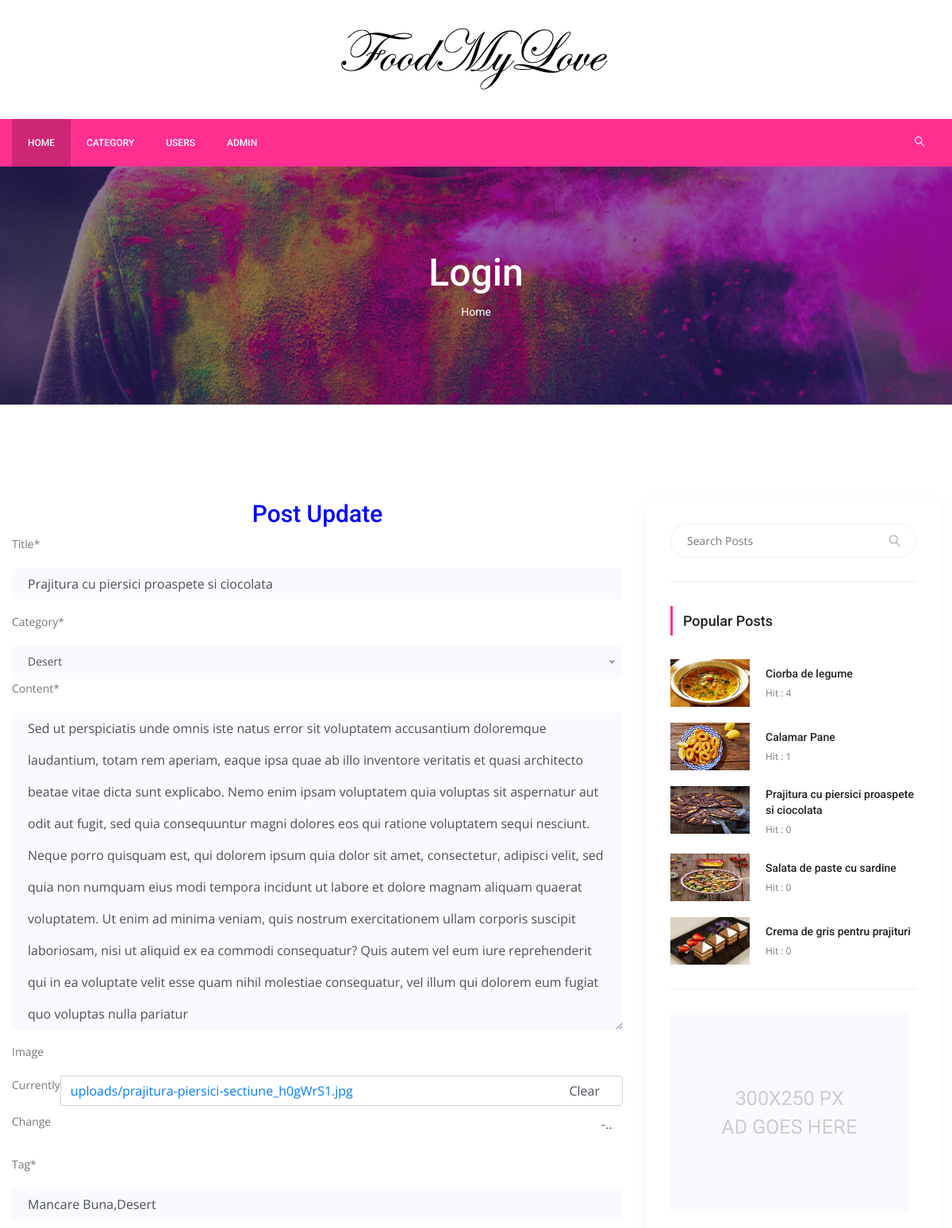
The page /post-update/3/prajitura-cu-piersici-proaspete-si-ciocolata (signed in, upper part) on the database as committed earlier.
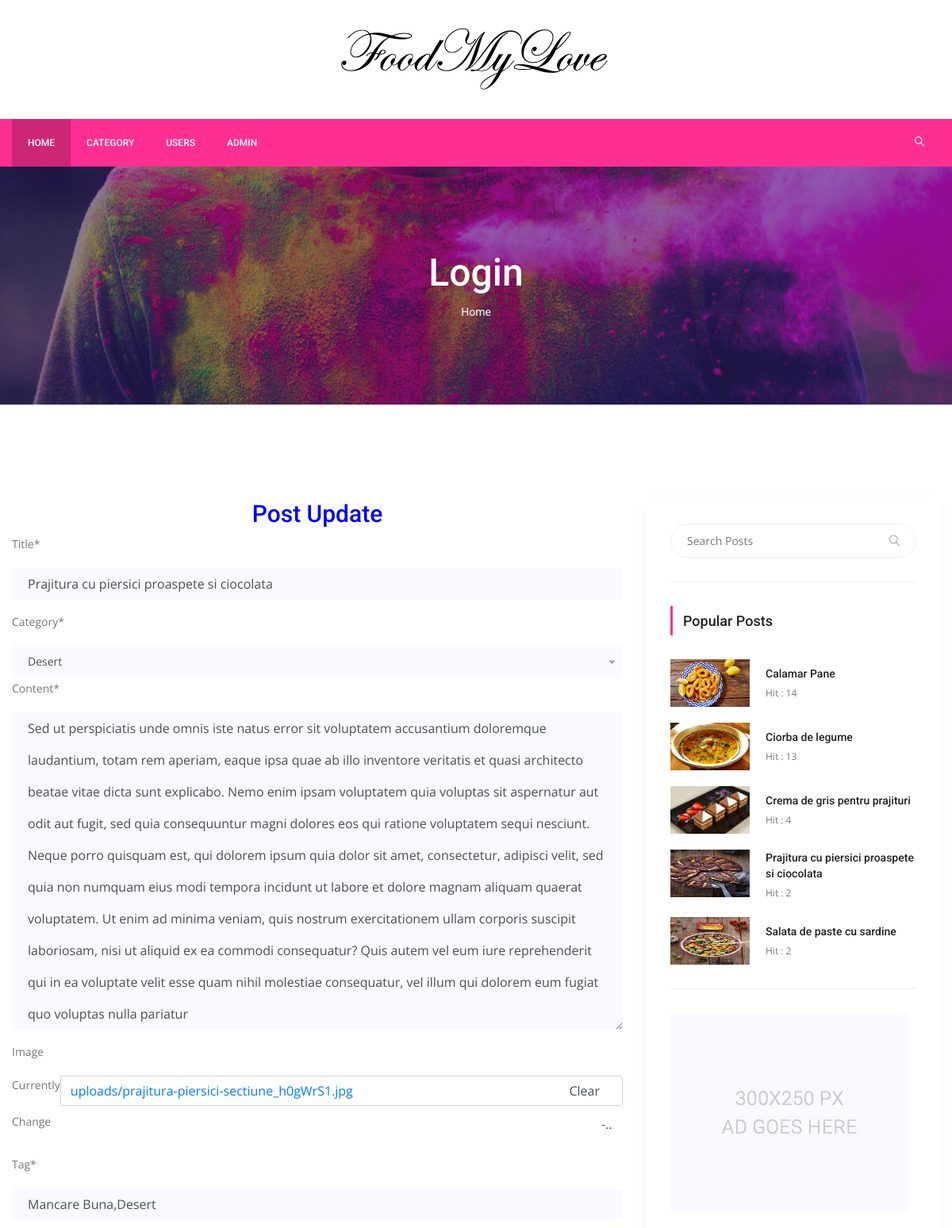
The same page on the database as committed later.
### posts/models.py (models this page shows, shortened)
class Post(models.Model):
    title = models.CharField(max_length=150)
    content = models.TextField()
    publishing_date = models.DateTimeField(auto_now=True)
    image = models.ImageField(blank=True, null=True, upload_to='uploads/')
    user = models.ForeignKey(settings.AUTH_USER_MODEL,
                             on_delete=models.CASCADE)
    slug = models.SlugField(default='slug', editable=False)
    category = models.ForeignKey(Category,
                                 on_delete=models.CASCADE,
                                 default=1,
                                 related_name='posts')
    tag = models.ManyToManyField(Tag, related_name='posts', blank=True)
    slider_post = models.BooleanField(default=False)
    hit = models.PositiveIntegerField(default=0)
    def post_tag(self):
        return ','.join(str(tag) for tag in self.tag.all())

class Category(models.Model):
    title = models.CharField(max_length=150)
    slug = models.SlugField(editable=False)
    def __str__(self):
        return self.title
    def post_count(self):
        return self.posts.all().count()

### posts/views.py (the view, shortened to what this page needs)
@method_decorator(login_required(login_url='users/login'), name='dispatch')
class UpdatePostView(UpdateView):
    model = Post
    template_name = 'posts/post-update.html'
    form_class = PostUpdateForm
    def get(self, request, *args, **kwargs):
        self.object = self.get_object()
        if self.object.user != request.user:
            return HttpResponseRedirect('/')
        return super(UpdatePostView, self).get(request, *args, **kwargs)

### posts/forms.py
class PostUpdateForm(forms.ModelForm):
    def __init__(self, *args, **kwargs):
        super(PostUpdateForm, self).__init__(*args, **kwargs)
        self.helper = FormHelper()
        self.helper.form_method = 'post'
        self.helper.field_class = 'mt-10'
        self.helper.layout = Layout(
            Field('title', css_class='single-input', placeholder='Title'),
            Field('category', css_class='single-input'),
            Field('content',
                  css_class='single-input',
                  placeholder='Your Content'),
            Field(
                'image',
                css_class='single-input',
            ),
            Field('tag',
                  css_class='single-input',
                  placeholder='Tags',
                  value=self.instance.post_tag()),
        )
        self.helper.add_input(
            Submit('submit', 'Update', css_class='genric-btn success circle'))
    tag = forms.CharField()
    class Meta:
        model = Post
        fields = [
            'title',
            'category',
            'content',
            'image',
        ]

### posts/models.py (called while the page is built)
    def __str__(self):
        return self.title

### templates/posts/post-update.html
{% extends 'base.html' %}
{% load static %}
{% load crispy_forms_tags %}
{% block content %}
        <section class="banner_area">
            <div class="banner_inner d-flex align-items-center">
            	<div class="overlay bg-parallax" data-stellar-ratio="0.9" data-stellar-vertical-offset="0" data-background=""></div>
				<div class="container">
					<div class="banner_content text-center">
						<h2>Login</h2>
						<div class="page_link">
							<a href="{% url 'index' %}">Home</a>
						</div>
					</div>
				</div>
            </div>
        </section>
        <section class="blog_area p_120">
            <div class="container">
                <div class="row">
                    <div class="col-lg-8">
                        <h2 style="text-align: center; color: blue;">Post Update</h2>
                        <div class="blog_left_sidebar">
                            {% crispy form %}
                        </div>
                    </div>
                    {% include 'right_side.html' %}
                </div>
            </div>
        </section>
        {% endblock %}

### templates/right_side.html (shortened to what this page needs)
{% load static %}
{% load custom_tags %}
 <div class="col-lg-4">
    <div class="blog_right_sidebar">
        <aside class="single_sidebar_widget search_widget">
            <form action="{% url 'search' %}" method="GET">
                <div class="input-group">
                    <input type="text" class="form-control" placeholder="Search Posts" name='q'>
                    <span class="input-group-btn">
                        <button class="btn btn-default" type="button"><i class="lnr lnr-magnifier"></i></button>
                    </span>
                </div>
            </form>
            <div class="br"></div>
        </aside>
        <aside class="single_sidebar_widget popular_post_widget">
            <h3 class="widget_title">Popular Posts</h3>
            {% hit_posts as posts %}
            {% for post in posts %}
            <div class="media post_item">
                <img src="{{ post.image.url }}" alt="post" style="width: 100px; height: 60px;">
                <div class="media-body">
                    <a href="{% url 'detail' post.pk post.slug %}"><h3>{{ post.title }}</h3></a>
                    <p>Hit : {{ post.hit }}</p>
                </div>
            </div>
            {% endfor %}
            <div class="br"></div>
        </aside>
        <aside class="single_sidebar_widget">
            <a href="#"><img class="img-fluid" src="{% static "img/blog/add.jpg" %}" alt=""></a>
        </aside>
    </div>
</div>

Rows that differ between the two databases and show on the page:
changed Post "Prajitura cu piersici proaspete si ciocolata": hit "0" → "2"
changed Post "Calamar Pane": hit "1" → "14"; moves up the list
changed Post "Ciorba de legume": hit "4" → "13"
changed Post "Crema de gris pentru prajituri": hit "0" → "4"; moves up the list
changed Post "Salata de paste cu sardine": hit "0" → "2"
